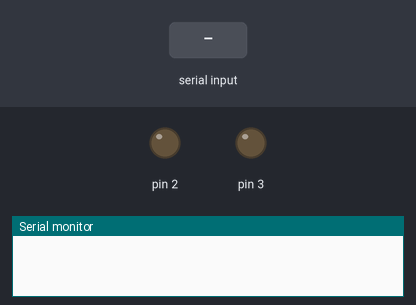
The sketch below on a simulated Arduino Uno, built with avr-gcc and run on an emulated ATmega328P. Shown: output pins drawn as LEDs (lit = HIGH), the last lines printed to the serial monitor. The test bench sets the inputs (shaded band).

Above: at 1.2 s.
1.3 s: "3" received over Serial
At 2.0 s:
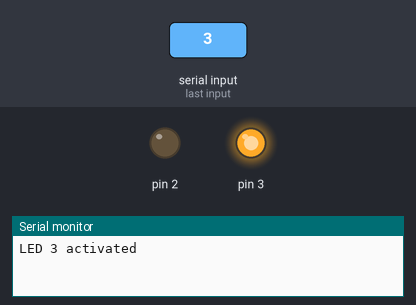
2.8 s: "2" received over Serial
At 3.2 s:
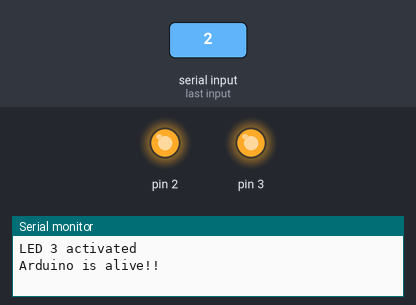
4.3 s: "3" received over Serial
At 5.5 s:
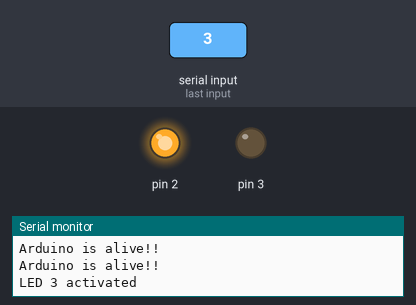
Timing chart, 0 to 7.3 s (numbered marks = the images above; inputs shaded):
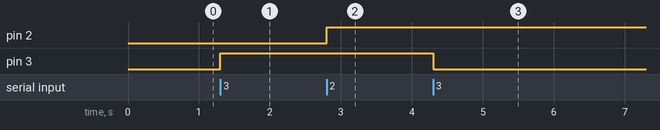

Measured:
- after the input at 1.3 s, pin 3: LOW → HIGH at once
- after the input at 2.8 s, pin 2: LOW → HIGH at once
- after the input at 4.3 s, pin 3: HIGH → LOW at once

The sketch:

brain_led_toggle.ino
```cpp
unsigned long last_time = 0;

bool is3on;
bool is2on;

void setup()
{
    Serial.begin(9600);
    pinMode(3, OUTPUT);
    pinMode(2, OUTPUT);
}

void loop()
{
    // Print a heartbeat
    if (millis() > last_time + 2000)
    {
        Serial.println("Arduino is alive!!");
        last_time = millis();
    }

    // Send some message when I receive an 'A' or a 'Z'.
    switch (Serial.read())
    {
        case '3':
            Serial.println("LED 3 activated");
            if(!is3on)
            {
              digitalWrite(3, HIGH);
              is3on = !is3on;
            }
            else if(is3on)
            {
              digitalWrite(3, LOW);
              is3on = !is3on;
            }
            break;
        case '2':
            if(!is2on)
            {
              digitalWrite(2, HIGH);
              is2on = !is2on;
            }
            else if(is2on)
            {
              digitalWrite(2, LOW);
              is2on = !is2on;
            }
            break;
    }
}
```
